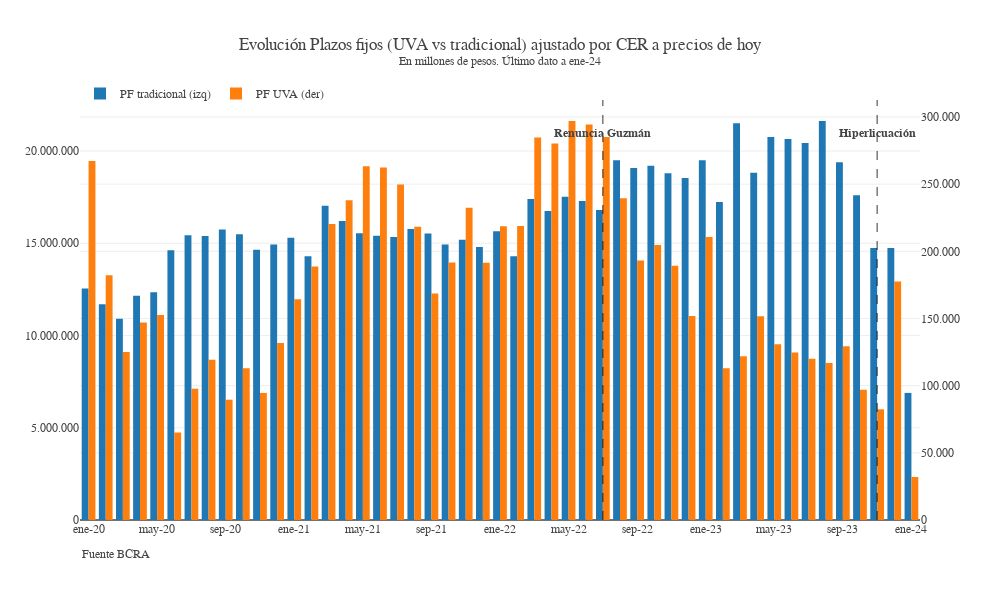

Source (notebook cell):
### Code cell
fig = go.Figure()

fig.add_trace(go.Bar(x = df_ajustado_mensual.index, y = df_ajustado_mensual["pf_trad_total"], yaxis='y1',offsetgroup=1, name="PF tradicional (izq)"))
fig.add_trace(go.Bar(x = df_ajustado_mensual.index, y = df_ajustado_mensual["pf_uva_total"], yaxis='y2',offsetgroup=2, name = "PF UVA (der)"))
ultimo_dato = df_ajustado_mensual["pf_uva_total"].iloc[-1]
ultimo_mes = df_ajustado_mensual.index[-1]
fig.update_layout(
  template = None, legend_orientation = "h", legend_y=1.05, separators = ",.",
  height = 600, width = 1_000, font_family="georgia",
  title_text = f"Evolución Plazos fijos (UVA vs tradicional) ajustado por CER a precios de hoy<br><sup>En millones de pesos. Último dato a {ultimo_mes}",
  yaxis2=dict(
      overlaying='y',
      side='right',
      tickformat = ","
  )
)
fig.update_yaxes(tickformat = ",")
fig.update_xaxes(nticks = 15)
fig.add_vline(x = "jul-22", line_dash = "dash", line_width=.8)
fig.add_annotation(text="<b>Renuncia Guzmán", x="jul-22",showarrow=False, y = 21_000_000)
fig.add_vline(x="nov-23", line_dash = "dash", line_width = .8)
fig.add_annotation(text="<b>Hiperlicuación", x="nov-23",showarrow=False, y =21_000_000)
fig.add_annotation(text = "Fuente BCRA", xref="paper",yref="paper", x=0, y=-.1, showarrow=False)

### Figure 1 — Plotly figure (JSON) as saved in the notebook; plotly's stock layout.template omitted (floating-point values rounded to 4 significant figures)
{"data": [{"name": "PF tradicional (izq)", "offsetgroup": "1", "type": "bar", "x": ["ene-20", "feb-20", "mar-20", "abr-20", "may-20", "jun-20", "jul-20", "ago-20", "sep-20", "oct-20", "nov-20", "dic-20", "ene-21", "feb-21", "mar-21", "abr-21", "may-21", "jun-21", "jul-21", "ago-21", "sep-21", "oct-21", "nov-21", "dic-21", "ene-22", "feb-22", "mar-22", "abr-22", "may-22", "jun-22", "jul-22", "ago-22", "sep-22", "oct-22", "nov-22", "dic-22", "ene-23", "feb-23", "mar-23", "abr-23", "may-23", "jun-23", "jul-23", "ago-23", "sep-23", "oct-23", "nov-23", "dic-23", "ene-24"], "y": [12550000.0, 11690000.0, 10910000.0, 12160000.0, 12350000.0, 14620000.0, 15430000.0, 15400000.0, 15750000.0, 15480000.0, 14650000.0, 14930000.0, 15290000.0, 14300000.0, 17030000.0, 16210000.0, 15540000.0, 15400000.0, 15340000.0, 15780000.0, 15530000.0, 14930000.0, 15190000.0, 14800000.0, 15650000.0, 14290000.0, 17410000.0, 16750000.0, 17520000.0, 17290000.0, 16810000.0, 19500000.0, 19080000.0, 19200000.0, 18800000.0, 18540000.0, 19500000.0, 17230000.0, 21510000.0, 18830000.0, 20770000.0, 20650000.0, 20440000.0, 21630000.0, 19390000.0, 17600000.0, 14750000.0, 14740000.0, 6889000.0], "yaxis": "y"}, {"name": "PF UVA (der)", "offsetgroup": "2", "type": "bar", "x": ["ene-20", "feb-20", "mar-20", "abr-20", "may-20", "jun-20", "jul-20", "ago-20", "sep-20", "oct-20", "nov-20", "dic-20", "ene-21", "feb-21", "mar-21", "abr-21", "may-21", "jun-21", "jul-21", "ago-21", "sep-21", "oct-21", "nov-21", "dic-21", "ene-22", "feb-22", "mar-22", "abr-22", "may-22", "jun-22", "jul-22", "ago-22", "sep-22", "oct-22", "nov-22", "dic-22", "ene-23", "feb-23", "mar-23", "abr-23", "may-23", "jun-23", "jul-23", "ago-23", "sep-23", "oct-23", "nov-23", "dic-23", "ene-24"], "y": [267300.0, 182100.0, 125100.0, 147100.0, 152500.0, 65110.0, 97770.0, 119300.0, 89550.0, 112900.0, 94590.0, 131700.0, 164200.0, 188600.0, 220400.0, 238000.0, 263300.0, 262300.0, 249700.0, 218300.0, 168700.0, 191600.0, 232500.0, 191400.0, 218600.0, 218900.0, 284700.0, 280200.0, 297000.0, 294400.0, 285100.0, 239500.0, 193200.0, 204700.0, 189200.0, 151800.0, 210600.0, 112900.0, 121900.0, 151600.0, 130800.0, 124600.0, 120000.0, 116900.0, 129400.0, 96950.0, 82410.0, 177600.0, 32020.0], "yaxis": "y2"}], "layout": {"annotations": [{"showarrow": false, "text": "<b>Renuncia Guzmán", "x": "jul-22", "y": 21000000}, {"showarrow": false, "text": "<b>Hiperlicuación", "x": "nov-23", "y": 21000000}, {"showarrow": false, "text": "Fuente BCRA", "x": 0, "xref": "paper", "y": -0.1, "yref": "paper"}], "font": {"family": "georgia"}, "height": 600, "legend": {"orientation": "h", "y": 1.05}, "separators": ",.", "shapes": [{"line": {"dash": "dash", "width": 0.8}, "type": "line", "x0": "jul-22", "x1": "jul-22", "xref": "x", "y0": 0, "y1": 1, "yref": "y domain"}, {"line": {"dash": "dash", "width": 0.8}, "type": "line", "x0": "nov-23", "x1": "nov-23", "xref": "x", "y0": 0, "y1": 1, "yref": "y domain"}], "title": {"text": "Evolución Plazos fijos (UVA vs tradicional) ajustado por CER a precios de hoy<br><sup>En millones de pesos. Último dato a ene-24"}, "width": 1000, "xaxis": {"nticks": 15}, "yaxis": {"tickformat": ","}, "yaxis2": {"overlaying": "y", "side": "right", "tickformat": ","}}}
